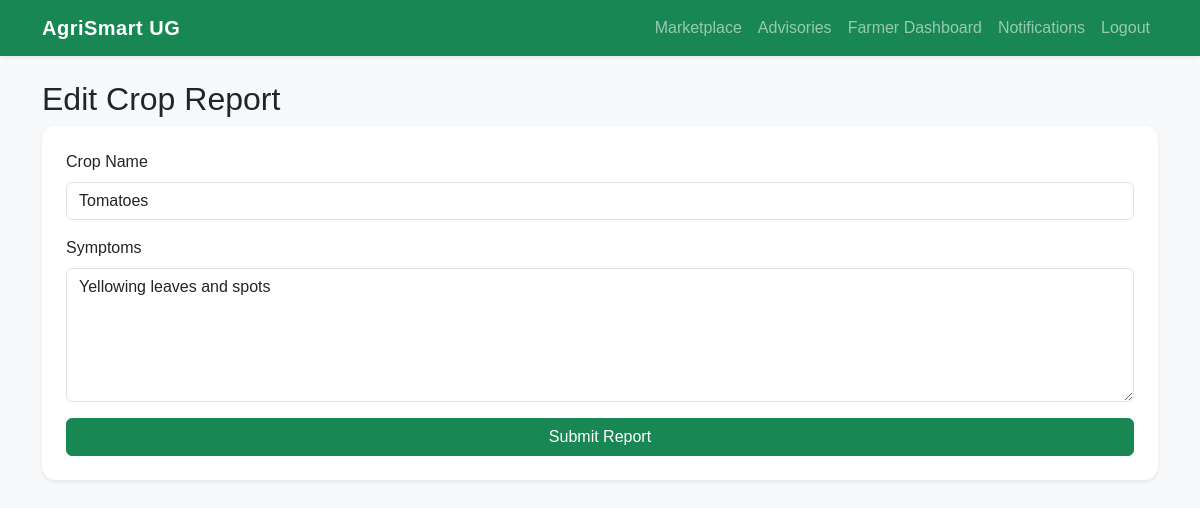
The app's page /farmer/crop-report/1/edit (signed in) with its own data.
### app/models.py (models this page shows)
class CropReport(db.Model):
    id = db.Column(db.Integer, primary_key=True)
    farmer_id = db.Column(db.Integer, db.ForeignKey("user.id"), nullable=False)
    crop_name = db.Column(db.String(100), nullable=False)
    symptom_description = db.Column(db.Text, nullable=False)
    image_path = db.Column(db.String(255))
    suspected_issue = db.Column(db.String(150))
    recommendation = db.Column(db.Text)
    status = db.Column(db.String(50), default="pending")
    submitted_at = db.Column(db.DateTime, default=datetime.utcnow)

### app/routes/farmer.py (the view, shortened to what this page needs)
@farmer_bp.route("/crop-report/<int:report_id>/edit", methods=["GET", "POST"])
@login_required
@roles_required("farmer")
def edit_crop_report(report_id):
    report = CropReport.query.get_or_404(report_id)
    if report.farmer_id != current_user.id:
        flash("Unauthorized access.", "danger")
        return redirect(url_for("farmer.crop_reports"))
    form = CropReportForm(obj=report)
    return render_template("farmer/edit_crop_report.html", form=form)

### app/forms.py
class CropReportForm(FlaskForm):
    crop_name = StringField("Crop Name", validators=[DataRequired()])
    symptom_description = TextAreaField("Symptoms", validators=[DataRequired()])
    image = FileField("Crop Image", validators=[
        Optional(),
        FileAllowed(["jpg", "jpeg", "png"], "Images only!")
    ])
    submit = SubmitField("Submit Report")

### app/models.py (called while the page is built)
@login_manager.user_loader
def load_user(user_id):
    return User.query.get(int(user_id))

### app/templates/farmer/edit_crop_report.html (shortened to what this page needs)
{% extends "base.html" %}
{% block content %}
<h2>Edit Crop Report</h2>
<form method="POST" class="card shadow-sm p-4">
    <div class="mb-3">
        {{ form.crop_name.label(class="form-label") }}
        {{ form.crop_name(class="form-control") }}
    </div>
    <div class="mb-3">
        {{ form.symptom_description.label(class="form-label") }}
        {{ form.symptom_description(class="form-control", rows="5") }}
    </div>
    {{ form.submit(class="btn btn-success") }}
</form>
{% endblock %}

### app/static/css/style.css (style rules this page uses)
body { font-family: Arial, sans-serif; }
.card { border: none; border-radius: 14px; }

### records on screen
CropReport: crop_name "Tomatoes", symptom_description "Yellowing leaves and spots"
